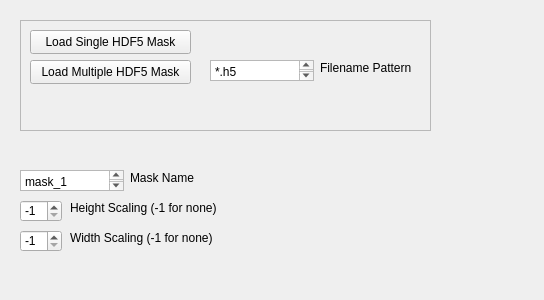
<?xml version="1.0" encoding="UTF-8"?>
<ui version="4.0">
    <class>Mask_Loader_Widget</class>
    <widget class="QWidget" name="Mask_Loader_Widget">
        <property name="geometry">
            <rect>
                <x>0</x>
                <y>0</y>
                <width>544</width>
                <height>300</height>
            </rect>
        </property>
        <property name="windowTitle">
            <string>Form</string>
        </property>
        <widget class="QFrame" name="frame">
            <property name="geometry">
                <rect>
                    <x>20</x>
                    <y>20</y>
                    <width>411</width>
                    <height>111</height>
                </rect>
            </property>
            <property name="frameShape">
                <enum>QFrame::Shape::StyledPanel</enum>
            </property>
            <property name="frameShadow">
                <enum>QFrame::Shadow::Raised</enum>
            </property>
            <widget class="QPushButton" name="load_single_hdf5_mask">
                <property name="geometry">
                    <rect>
                        <x>10</x>
                        <y>10</y>
                        <width>161</width>
                        <height>24</height>
                    </rect>
                </property>
                <property name="text">
                    <string>Load Single HDF5 Mask</string>
                </property>
            </widget>
            <widget class="QPushButton" name="load_multi_hdf5_mask">
                <property name="geometry">
                    <rect>
                        <x>10</x>
                        <y>40</y>
                        <width>161</width>
                        <height>24</height>
                    </rect>
                </property>
                <property name="text">
                    <string>Load Multiple HDF5 Mask</string>
                </property>
            </widget>
            <widget class="QPlainTextEdit" name="multi_hdf5_name_pattern">
                <property name="geometry">
                    <rect>
                        <x>190</x>
                        <y>40</y>
                        <width>104</width>
                        <height>21</height>
                    </rect>
                </property>
                <property name="plainText">
                    <string>*.h5</string>
                </property>
            </widget>
            <widget class="QLabel" name="label_2">
                <property name="geometry">
                    <rect>
                        <x>300</x>
                        <y>40</y>
                        <width>101</width>
                        <height>16</height>
                    </rect>
                </property>
                <property name="text">
                    <string>Filename Pattern</string>
                </property>
            </widget>
        </widget>
        <widget class="QPlainTextEdit" name="data_name_text">
            <property name="geometry">
                <rect>
                    <x>20</x>
                    <y>170</y>
                    <width>104</width>
                    <height>21</height>
                </rect>
            </property>
            <property name="plainText">
                <string>mask_1</string>
            </property>
        </widget>
        <widget class="QLabel" name="label">
            <property name="geometry">
                <rect>
                    <x>130</x>
                    <y>170</y>
                    <width>131</width>
                    <height>16</height>
                </rect>
            </property>
            <property name="text">
                <string>Mask Name</string>
            </property>
        </widget>
        <widget class="QSpinBox" name="width_scaling">
            <property name="geometry">
                <rect>
                    <x>20</x>
                    <y>230</y>
                    <width>42</width>
                    <height>22</height>
                </rect>
            </property>
            <property name="minimum">
                <number>-1</number>
            </property>
            <property name="maximum">
                <number>1000</number>
            </property>
            <property name="value">
                <number>-1</number>
            </property>
        </widget>
        <widget class="QSpinBox" name="height_scaling">
            <property name="geometry">
                <rect>
                    <x>20</x>
                    <y>200</y>
                    <width>42</width>
                    <height>22</height>
                </rect>
            </property>
            <property name="minimum">
                <number>-1</number>
            </property>
            <property name="maximum">
                <number>1000</number>
            </property>
            <property name="value">
                <number>-1</number>
            </property>
        </widget>
        <widget class="QLabel" name="label_3">
            <property name="geometry">
                <rect>
                    <x>70</x>
                    <y>200</y>
                    <width>211</width>
                    <height>16</height>
                </rect>
            </property>
            <property name="text">
                <string>Height Scaling (-1 for none)</string>
            </property>
        </widget>
        <widget class="QLabel" name="label_4">
            <property name="geometry">
                <rect>
                    <x>70</x>
                    <y>230</y>
                    <width>211</width>
                    <height>16</height>
                </rect>
            </property>
            <property name="text">
                <string>Width Scaling (-1 for none)</string>
            </property>
        </widget>
    </widget>
    <resources/>
    <connections/>
</ui>
